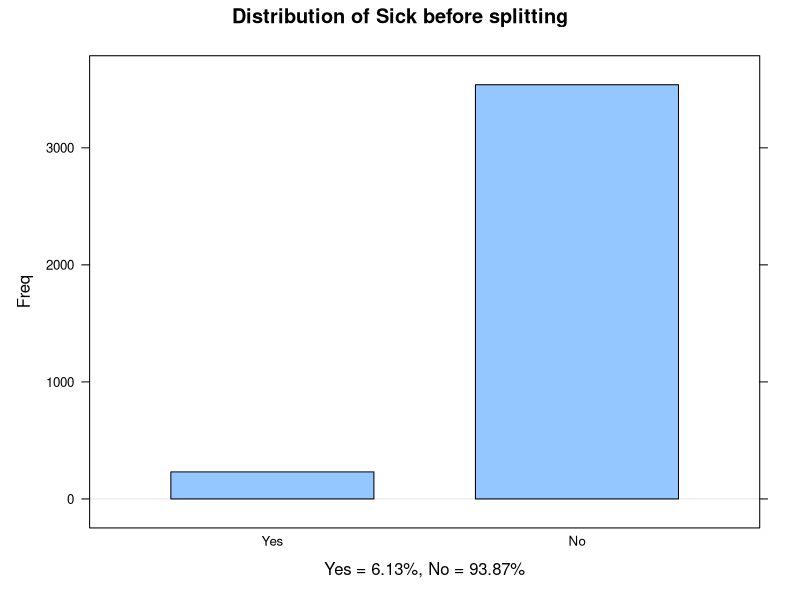
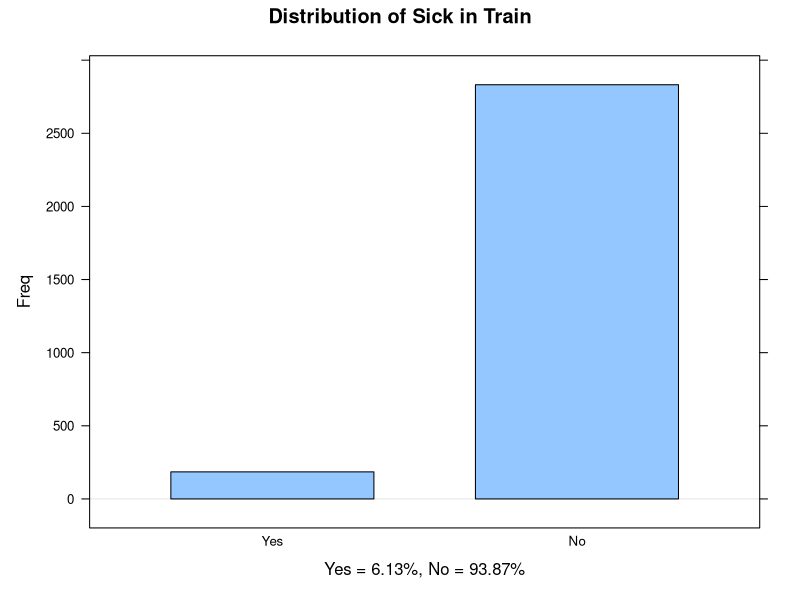
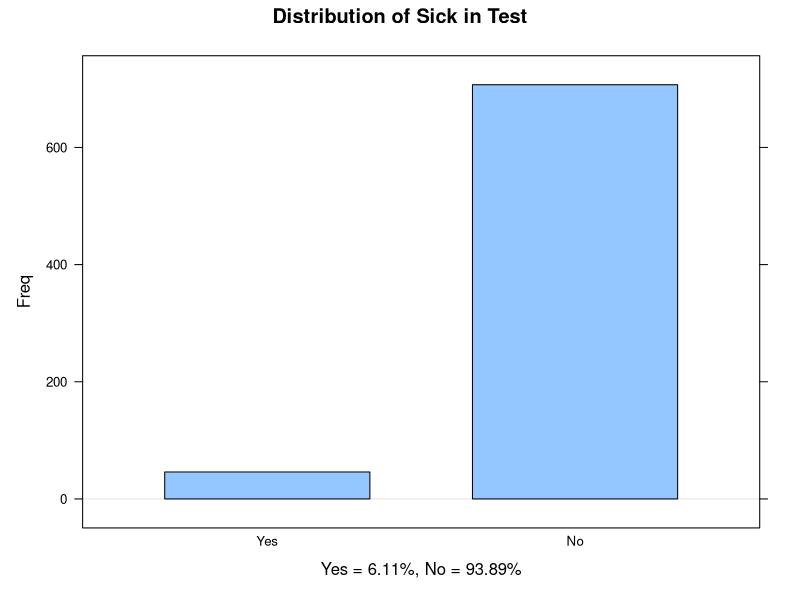
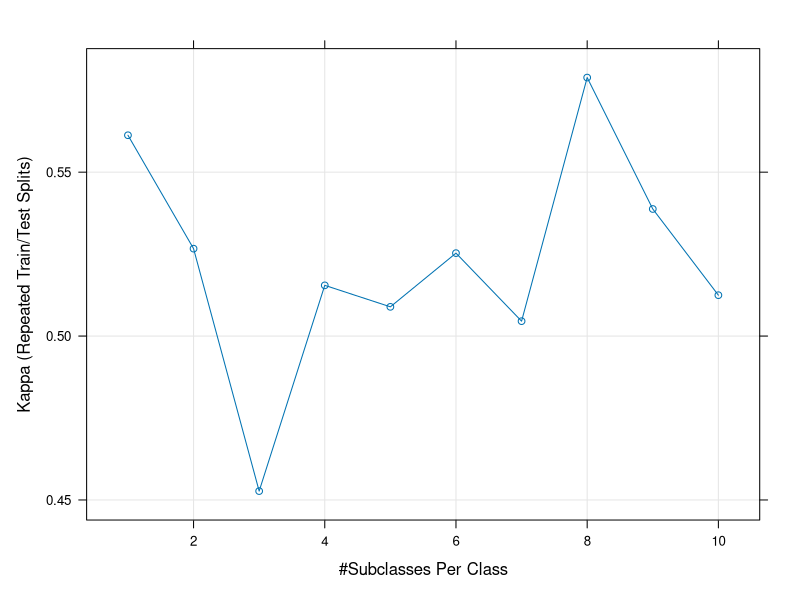
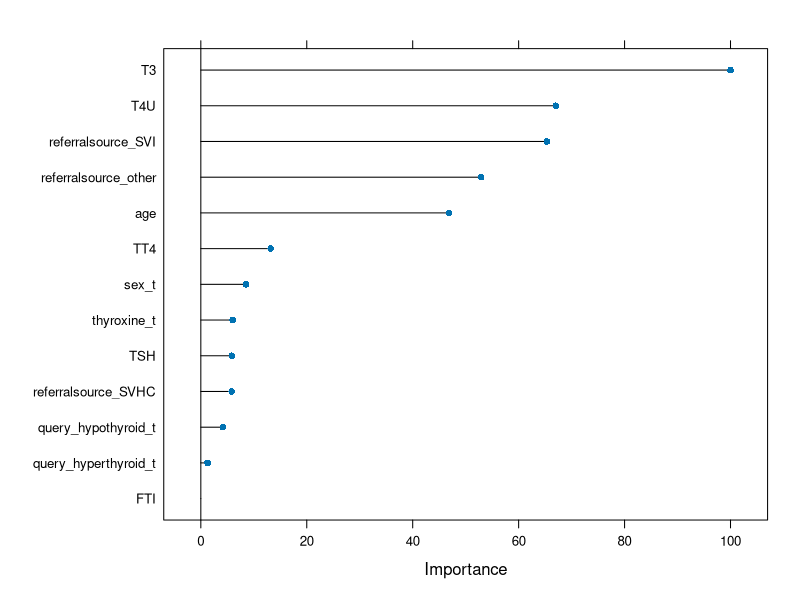

These figures' R source, in order: (Note: this script raises an error after producing the figures.)
## ---- chunk 1
knitr::opts_chunk$set(echo = FALSE)
knitr::opts_chunk$set(warning = FALSE)
knitr::opts_chunk$set(prompt = FALSE)
knitr::opts_chunk$set(error = FALSE)
knitr::opts_chunk$set(message = FALSE)
knitr::opts_chunk$set(cache = FALSE)
knitr::opts_chunk$set(fig.width = 10)
knitr::opts_chunk$set(fig.height = 4)
knitr::opts_chunk$set(comment = NA)
knitr::opts_knit$set(root.dir = 'C:/Users/Documents/R/Project')
## ---- chunk 2
list.packages = c("elasticnet", "lars", "MASS", "pls", "ggplot2", "mlbench", "lattice", "car", "knitr", "caret", "e1071", "DT", "gplots", "ROCR", "klaR", "corrplot", "AppliedPredictiveModeling", "data.table", "kableExtra", "VIM", "Amelia", "earth", "kernlab", "nnet", "mlbench", "plotmo", 'pROC', 'mda')
list.packages = unique(list.packages)
install.pack = list.packages %in% installed.packages()
if(length(list.packages[!install.pack]) > 0) 
  install.p = install.packages(list.packages[!install.pack])
lapply(list.packages, require, character.only=TRUE)
rm(list.packages, install.pack)
## ---- chunk 3
setwd('C:/Users/Documents/R/Project')
sick = read.csv('sick_final_.txt')
y = sick['class_sick']$class_sick
y = as.character(y)
y[y==1] = "Yes"
y[y==0] = "No"
y = factor(y, levels=c("Yes","No"))
data = sick[, -grep('class_sick', colnames(sick))]
train_ind = createDataPartition(y, p=0.8, list=F)
## ---- chunk 4
ctrl = trainControl(method="LGOCV", summaryFunction=defaultSummary, classProbs=TRUE,
                     savePredictions=TRUE, number=5)
zeroVar = nearZeroVar(data)
length(zeroVar)
data = data[ , -zeroVar]
train = data[train_ind, ]
test = data[-train_ind, ]
y_train = y[train_ind]
y_test = y[-train_ind]
## ---- chunk 5
par(mfrow=c(1,2))
tb_all = table(y)/length(y)
xlab_all = paste0('Yes = ', round(tb_all[1]*100, 2), '%, No = ', round(tb_all[2]*100, 2), '%')
barchart(table(y), horizontal = F, main='Distribution of Sick before splitting', xlab = xlab_all)

tb_tr = table(y_train)/length(y_train)
xlab = paste0('Yes = ', round(tb_tr[1]*100, 2), '%, No = ', round(tb_tr[2]*100, 2), '%')
barchart(table(y_train), horizontal = F, main='Distribution of Sick in Train', xlab = xlab)
tb_te = table(y_test)/length(y_test)
xlab_te = paste0('Yes = ', round(tb_te[1]*100, 2), '%, No = ', round(tb_te[2]*100, 2), '%')
barchart(table(y_test), horizontal = F, main='Distribution of Sick in Test', xlab=xlab_te)
## ---- chunk 6
rm(my_model, my_Roc, y_pred, my_Roc_test, y_pr)
cat('#### Mixture Discriminant Analysis ####')
set.seed(1)
my_model <- train(train, y=y_train, method="mda", tuneGrid=expand.grid(subclasses=1:10), 
                  metric="Kappa", trControl=ctrl)
my_model
plot(my_model)
confusionMatrix(data=my_model$pred$pred, reference=my_model$pred$obs)
important_var <- caret::varImp(my_model) 
important_var
plot(important_var)

#prediction
cat('Summary Analysis of - Testing')
y_pr = predict(my_model, newdata=test)
confusionMatrix(data=y_pr, reference=y_test)
## ---- chunk 7
rm(my_model, my_Roc, y_pred, my_Roc_test, y_pr)
cat('#### Regularized Discriminant Analysis ####')
set.seed(1)
grid <- expand.grid(.gamma = seq(0.1, 1, length = 10), .lambda = seq(0, 1, length = 10))
my_model <- train(train, y=y_train, method="rda", 
                  tuneGrid=grid, metric="Kappa", trControl=ctrl, preProc=c('center', 'scale'))
my_model
plot(my_model)
confusionMatrix(data=my_model$pred$pred, reference=my_model$pred$obs)
important_var <- caret::varImp(my_model) 
important_var
plot(important_var)

#prediction
cat('Summary Analysis of - Testing')
y_pr = predict(my_model, newdata=test)
confusionMatrix(data=y_pr, reference=y_test)
## ---- chunk 8
rm(my_model, my_Roc, y_pred, my_Roc_test, y_pr)
cat('#### Flexible Discriminant Analysis ####')
set.seed(1)
marsGrid <- expand.grid(.degree = 1:3, .nprune = 2:13)
my_model <- train(train, y=y_train, method="fda", 
                  tuneGrid=marsGrid, metric="Kappa", trControl=ctrl, preProc=c('center', 'scale'))
my_model
plot(my_model)
confusionMatrix(data=my_model$pred$pred, reference=my_model$pred$obs)
important_var <- caret::varImp(my_model) 
important_var
plot(important_var)

#prediction
cat('Summary Analysis of - Testing')
y_pr = predict(my_model, newdata=test)
confusionMatrix(data=y_pr, reference=y_test)
## ---- chunk 9
rm(my_model, my_Roc, y_pred, my_Roc_test, y_pr)
cat('#### SVM Radial ####')
set.seed(1)
sigmaEst = kernlab::sigest(as.matrix(train))
svagrid = expand.grid(sigma=sigmaEst[1], C=2^seq(-6, +6))
my_model <- train(train, y=y_train, method="svmRadial", metric="Kappa", trControl=ctrl,
                  preProc=c('center', 'scale'), fit=FALSE, tuneGrid = svagrid)
my_model
plot(my_model)
confusionMatrix(data=my_model$pred$pred, reference=my_model$pred$obs)
important_var <- caret::varImp(my_model) 
important_var
plot(important_var)

#prediction
cat('Summary Analysis of - Testing')
y_pr = predict(my_model, newdata=test)
confusionMatrix(data=y_pr, reference=y_test)
## ---- chunk 10
rm(my_model, my_Roc, y_pred, my_Roc_test, y_pr)
cat('#### SVM Polynomial ####')
set.seed(1)
poly_grid = expand.grid(degree = c(2, 3, 4), C = 2^seq(-6, 6, length = 13), scale = c(.5, .1, 0.01))
my_model <- train(train, y=y_train, method="svmPoly", metric="Kappa", trControl=ctrl,
                  preProc=c('center', 'scale'), fit=FALSE, tuneGrid = poly_grid)
my_model
plot(my_model)
confusionMatrix(data=my_model$pred$pred, reference=my_model$pred$obs)
important_var <- caret::varImp(my_model) 
important_var
plot(important_var)

#prediction
cat('Summary Analysis of - Testing')
y_pr = predict(my_model, newdata=test)
confusionMatrix(data=y_pr, reference=y_test)
## ---- chunk 11
rm(my_model, my_Roc, y_pred, my_Roc_test, y_pr)
cat('#### Neural Network  ####')
set.seed(1)
nnetGrid = expand.grid(.size=1:10, .decay=c(0, 0.1, 1, 2))

my_model = train(x = train, y=y_train, method="nnet", metric="Kappa",
            preProc=c("center","scale","spatialSign"), tuneGrid=nnetGrid, trace=FALSE,
            maxit=3000, trControl=ctrl)

my_model
plot(my_model)
confusionMatrix(data=my_model$pred$pred, reference=my_model$pred$obs)
important_var <- caret::varImp(my_model) 
important_var
plot(important_var)

#prediction
cat('Summary Analysis of - Testing')
y_pr = predict(my_model, newdata=test)
confusionMatrix(data=y_pr, reference=y_test)
## ---- chunk 12
rm(my_model, my_Roc, y_pred, my_Roc_test, y_pr)
cat('#### KNN ####')
set.seed(1)
knngrid = data.frame(.k = seq(1, 101, by = 2))
my_model <- train(train, y=y_train, method="knn", tuneGrid = knngrid, preProc=c("center","scale"), metric="Kappa", trControl=ctrl)
my_model
plot(my_model)
confusionMatrix(data=my_model$pred$pred, reference=my_model$pred$obs)
important_var <- caret::varImp(my_model) 
important_var
plot(important_var)

#prediction
cat('Summary Analysis of - Testing')
y_pr = predict(my_model, newdata=test)
confusionMatrix(data=y_pr, reference=y_test)
## ---- chunk 13
rm(my_model, my_Roc, y_pred, my_Roc_test, y_pr)
cat('#### Naive Bayes ####')
set.seed(1)
nbgrid = expand.grid(.fL = 0, .usekernel=TRUE, .adjust=1:10)
my_model <- train(train, y=y_train, method="nb", metric="Kappa", trControl=ctrl, tuneGrid=nbgrid)
my_model
plot(my_model)
confusionMatrix(data=my_model$pred$pred, reference=my_model$pred$obs)
important_var <- caret::varImp(my_model) 
important_var
plot(important_var)

#prediction
cat('Summary Analysis of - Testing')
y_pr = predict(my_model, newdata=test)
confusionMatrix(data=y_pr, reference=y_test)
